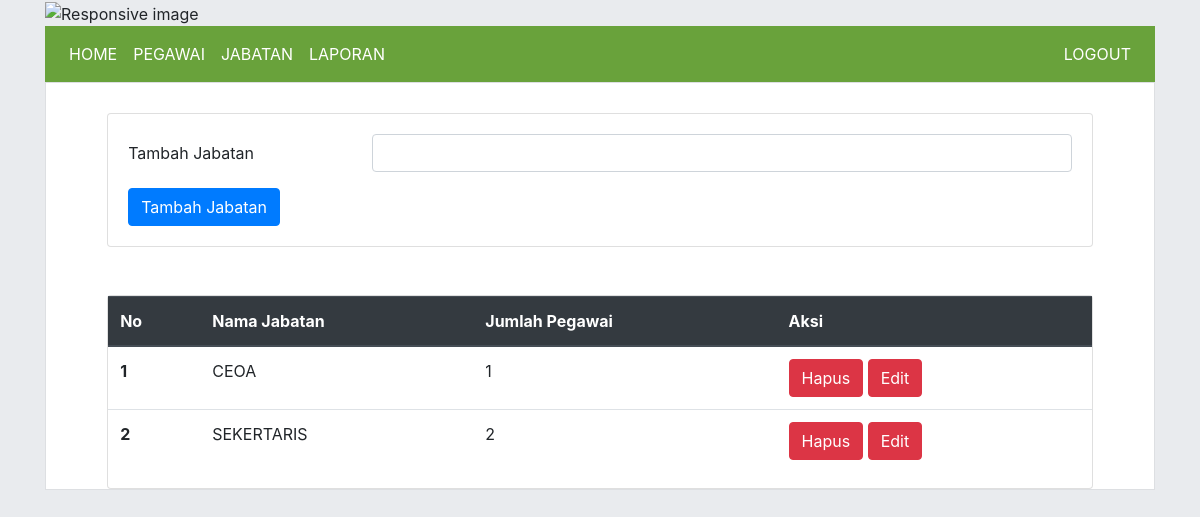
The page /backend/jabatan.php (signed in) on the database its author committed.
### tables this page shows
CREATE TABLE `jabatan` (
  `id` int(11) NOT NULL,
  `nama_jabatan` varchar(20) NOT NULL
);

### backend/model/proses.php (called while the page is built, shortened)
<?php
    $host = "localhost";
    $username = "root";
    $password = "";
    $db ="penggajian";
    $con = mysqli_connect($host,$username,$password,$db);
    function read($query){
        global $con;
        $rows=[];
        $result = mysqli_query($con,$query);
        if(mysqli_num_rows($result) > 0 ){
            while($row = mysqli_fetch_row($result)){
                $rows[]=$row;
            }
        }
        return $rows;
    }
?>

### backend/jabatan.php (the view, shortened to what this page needs)
<?php
include "model/proses.php";
$data = read("SELECT jabatan.id,jabatan.nama_jabatan,COUNT(pegawai.id) FROM `jabatan` LEFT JOIN pegawai ON jabatan.id = pegawai.jabatan_id GROUP BY jabatan.nama_jabatan");
include "header.php";
?>
<div class="container">
    <div class="container-fluid home-bg">
        <div class="row justify-content-center">
            <div class="col-md-11">
                <div class="card">
                    <div class="card-body">
                        <form action="tambah_jabatan.php" method="post">
                            <div class="form-group row">
                                <label for="jabatan" class="col-sm-3 col-form-label">Tambah Jabatan</label>
                                <div class="col-sm-9">
                                    <input type="text" name="tambah_jabatan" id="tambah_jabatan" class="form-control"
                                        required>
                                </div>
                            </div>
                            <button type="submit" class="btn btn-primary">Tambah Jabatan</button>
                        </form>
                    </div>
                </div>
                <div class="card mt-5">
                    <table class="table">
                        <thead class="thead-dark">
                            <tr>
                                <th scope="col">No</th>
                                <th scope="col">Nama Jabatan</th>
                                <th scope="col">Jumlah Pegawai</th>
                                <th scope="col">Aksi</th>
                            </tr>
                        </thead>
                        <tbody>
                            <?php
                                    $no=1;
                                    foreach ($data as $d) {
                                    ?>
                            <tr>
                                <th scope="row"><?=$no?></th>
                                <td><?=$d[1]?></td>
                                <td><?=$d[2]?></td>
                                <td>
                                    <a href="hapus_jabatan.php?id=<?=$d[0]?>" class="btn btn-danger" onClick="return confirm('yakin mau menghapus')">Hapus</a>
                                    <a href="edit_jabatan.php?id=<?=$d[0]?>" class="btn btn-danger" >Edit</a>
                                </td>
                            </tr>
                            <?php
                                $no++;
                                }
                                ?>
                        </tbody>
                    </table>
                </div>
            </div>
        </div>
    </div>
</div>
<?php include "footer.php"?>

### backend/asset/css/app.css (style rules this page uses)
html,body { background-color: #e9ebee; }
.home-bg { background-color: #fff; padding-top: 30px; border: 1px solid #dddfe2; }

### rows shown on the page
jabatan: nama_jabatan "CEOA", d "1"
jabatan: nama_jabatan "SEKERTARIS", d "2"
